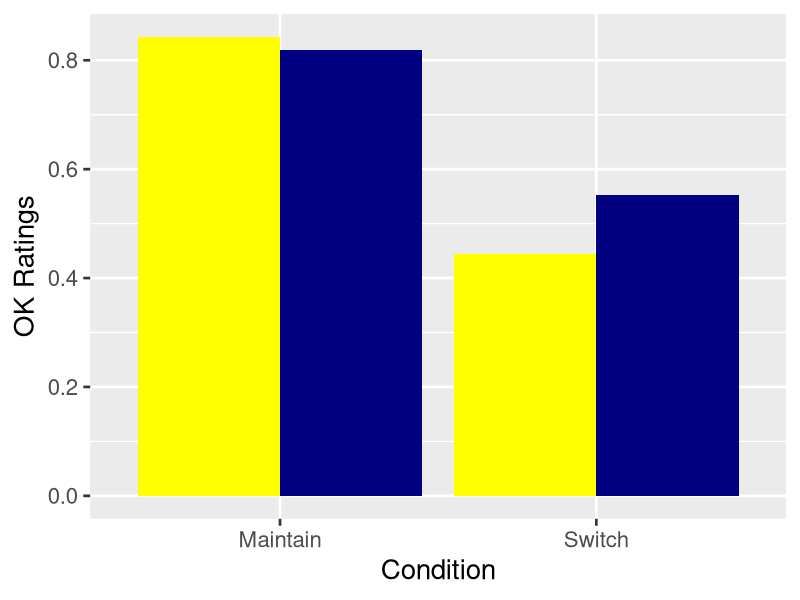
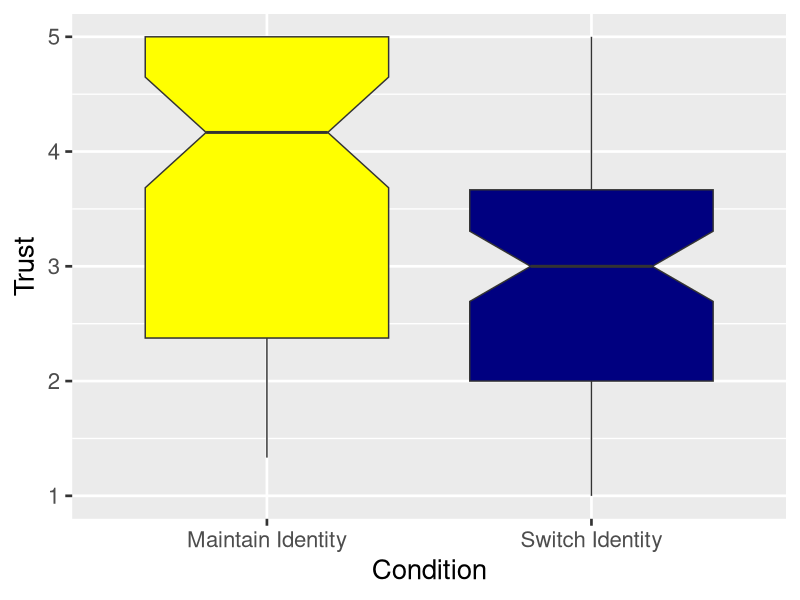

R code for these plots, in order:
## ---- chunk 1
knitr::opts_chunk$set(echo = TRUE)

#load packages
library(ggplot2)
library(reshape2)
library(afex)
library(lme4)
library(lmerTest)
library(tidyverse)
## ---- chunk 2

#Load raw data
rawData<-read.csv("PBC2 07192023.csv")

#Copy raw data
data<-rawData

## ---- chunk 3

#AGE DESCRIPTIVES

summary(data$age_years, na.rm=TRUE)

mean(data$age_years, na.rm=TRUE)  #in years
sd (data$age_years, na.rm=TRUE)

min(data$age_years, na.rm=TRUE) #in years

max(data$age_years, na.rm=TRUE)#in years

median(data$age_years,na.rm=TRUE ) #in years
## ---- chunk 4

data$Condition_2<-as.factor(data$Condition_2)
data$White<-as.factor(data$White)

#logistic regression with race interaction
whiteLog<-glm(OK~Condition_2*White, family="binomial",data=data)
summary(whiteLog)

#Generate Bar Graph
bar1<-ggplot(data=data,
             aes(x=Condition_2,
                 y=OK,
                 fill=White))+
   stat_summary(fun="mean",
               geom="bar",
               position="dodge")+
  scale_x_discrete(labels=c("Maintain", "Switch"))+ 
    labs(x="Condition",
       y="OK Ratings")+
    scale_fill_manual(values=c("yellow","navy"),
                    guide=F) +
  theme_grey(base_size=20)

#Output Bar Graph
bar1


## ---- chunk 5

#Run a t-test 
tTest<-t.test(Trust ~ Condition_2, var.equal = TRUE, data=data)
tTest

#Make a graph
box1<-ggplot(data=data,
                aes(x=Condition_2,
                    y=Trust,
                    fill=Condition_2))+
  labs(x="Condition",
       y="Trust")+
  scale_x_discrete(labels=c("Maintain Identity","Switch Identity"))+
  theme_grey(base_size=20)+
  guides(fill=F)+
  geom_boxplot(notch=TRUE)+
  scale_fill_manual(values=c("yellow","navy"))

box1
